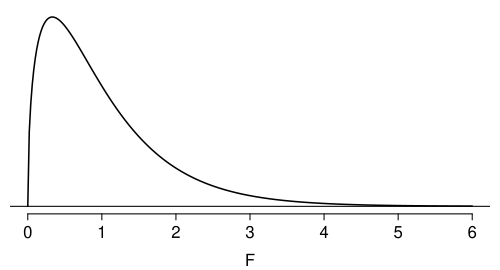

Source code (R):
rm(list = ls())
library(openintro)

X <- seq(0, 6, len = 300)
Y <- df(X, 3, 323)

myPDF("fDist3And323.pdf", 5, 2.7,
      mar = c(2.8, 0.5, 0.5, 0.5),
      mgp = c(1.8, 0.4, 0))
plot(X, Y,
     type = "l",
     xlab = "F",
     ylab = "",
     axes = FALSE,
     lwd = 1.5)
abline(h = 0)
axis(1)
dev.off()


myPDF("fDist3And323Shaded.pdf", 5, 1.8,
      mar = c(1.6, 3.1, 0.5, 0.5),
      mgp = c(2, 0.5, 0))
plot(X, Y,
     type = "l",
     xlab = "F",
     ylab = "",
     axes = FALSE)
abline(h = 0)
axis(1)
temp <- which(X > 1.994)
x    <- X[c(temp, rev(temp), temp[1])]
y    <- c(Y[temp], rep(0, length(temp)), Y[temp[1]])
polygon(x, y, col = COL[1])
dev.off()
